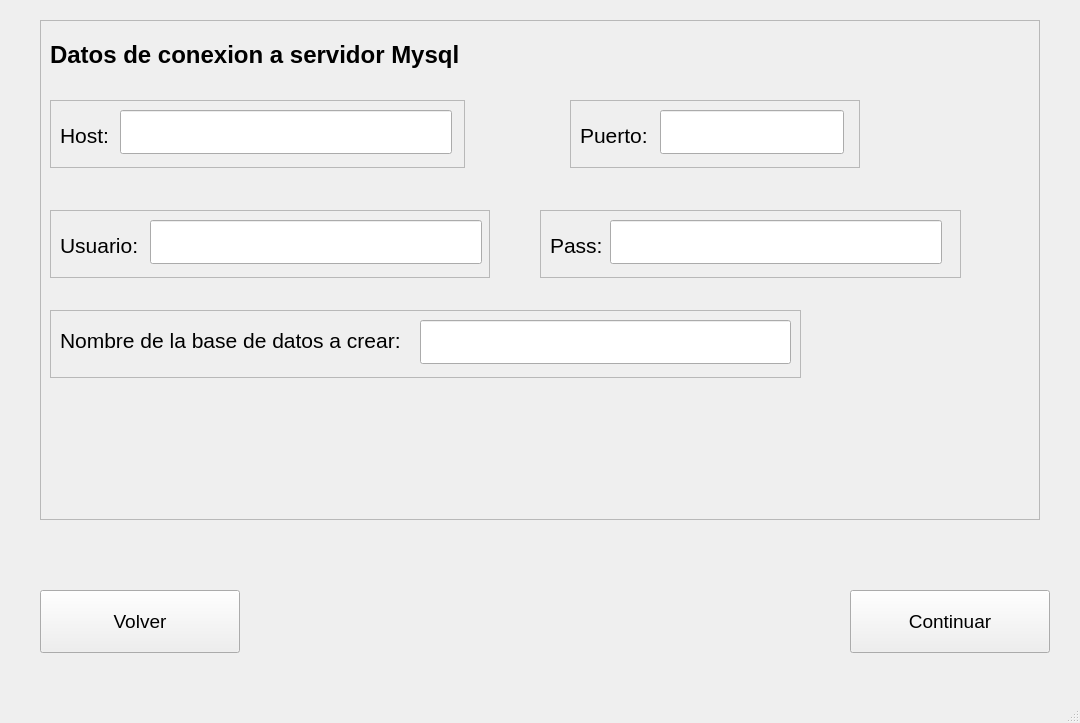
<?xml version="1.0" encoding="UTF-8"?>
<ui version="4.0">
 <class>SecondWindow</class>
 <widget class="QMainWindow" name="SecondWindow">
  <property name="geometry">
   <rect>
    <x>0</x>
    <y>0</y>
    <width>1080</width>
    <height>723</height>
   </rect>
  </property>
  <property name="windowTitle">
   <string>Mysql connection options</string>
  </property>
  <widget class="QWidget" name="centralwidget">
   <widget class="QFrame" name="frame">
    <property name="geometry">
     <rect>
      <x>40</x>
      <y>20</y>
      <width>1000</width>
      <height>500</height>
     </rect>
    </property>
    <property name="autoFillBackground">
     <bool>true</bool>
    </property>
    <property name="frameShape">
     <enum>QFrame::StyledPanel</enum>
    </property>
    <property name="frameShadow">
     <enum>QFrame::Raised</enum>
    </property>
    <widget class="QLabel" name="labelCabezal">
     <property name="geometry">
      <rect>
       <x>10</x>
       <y>10</y>
       <width>531</width>
       <height>49</height>
      </rect>
     </property>
     <property name="font">
      <font>
       <pointsize>18</pointsize>
       <weight>75</weight>
       <bold>true</bold>
      </font>
     </property>
     <property name="text">
      <string>Datos de conexion a servidor Mysql</string>
     </property>
    </widget>
    <widget class="QFrame" name="frameHost">
     <property name="geometry">
      <rect>
       <x>10</x>
       <y>80</y>
       <width>415</width>
       <height>68</height>
      </rect>
     </property>
     <property name="autoFillBackground">
      <bool>true</bool>
     </property>
     <property name="frameShape">
      <enum>QFrame::StyledPanel</enum>
     </property>
     <property name="frameShadow">
      <enum>QFrame::Raised</enum>
     </property>
     <widget class="QLabel" name="label">
      <property name="geometry">
       <rect>
        <x>10</x>
        <y>0</y>
        <width>61</width>
        <height>71</height>
       </rect>
      </property>
      <property name="font">
       <font>
        <pointsize>16</pointsize>
       </font>
      </property>
      <property name="text">
       <string>Host:</string>
      </property>
     </widget>
     <widget class="QLineEdit" name="lineHost">
      <property name="geometry">
       <rect>
        <x>70</x>
        <y>10</y>
        <width>332</width>
        <height>44</height>
       </rect>
      </property>
     </widget>
    </widget>
    <widget class="QFrame" name="framePuerto">
     <property name="geometry">
      <rect>
       <x>530</x>
       <y>80</y>
       <width>290</width>
       <height>68</height>
      </rect>
     </property>
     <property name="autoFillBackground">
      <bool>true</bool>
     </property>
     <property name="frameShape">
      <enum>QFrame::StyledPanel</enum>
     </property>
     <property name="frameShadow">
      <enum>QFrame::Raised</enum>
     </property>
     <widget class="QLabel" name="label_2">
      <property name="geometry">
       <rect>
        <x>10</x>
        <y>0</y>
        <width>71</width>
        <height>71</height>
       </rect>
      </property>
      <property name="font">
       <font>
        <pointsize>16</pointsize>
       </font>
      </property>
      <property name="text">
       <string>Puerto:</string>
      </property>
     </widget>
     <widget class="QLineEdit" name="linePort">
      <property name="geometry">
       <rect>
        <x>90</x>
        <y>10</y>
        <width>184</width>
        <height>44</height>
       </rect>
      </property>
     </widget>
    </widget>
    <widget class="QFrame" name="frameUsuario">
     <property name="geometry">
      <rect>
       <x>10</x>
       <y>190</y>
       <width>440</width>
       <height>68</height>
      </rect>
     </property>
     <property name="autoFillBackground">
      <bool>true</bool>
     </property>
     <property name="frameShape">
      <enum>QFrame::StyledPanel</enum>
     </property>
     <property name="frameShadow">
      <enum>QFrame::Raised</enum>
     </property>
     <widget class="QLabel" name="label_3">
      <property name="geometry">
       <rect>
        <x>10</x>
        <y>0</y>
        <width>81</width>
        <height>71</height>
       </rect>
      </property>
      <property name="font">
       <font>
        <pointsize>16</pointsize>
       </font>
      </property>
      <property name="text">
       <string>Usuario:</string>
      </property>
     </widget>
     <widget class="QLineEdit" name="lineUser">
      <property name="geometry">
       <rect>
        <x>100</x>
        <y>10</y>
        <width>332</width>
        <height>44</height>
       </rect>
      </property>
     </widget>
    </widget>
    <widget class="QFrame" name="frameHost_2">
     <property name="geometry">
      <rect>
       <x>500</x>
       <y>190</y>
       <width>421</width>
       <height>68</height>
      </rect>
     </property>
     <property name="autoFillBackground">
      <bool>true</bool>
     </property>
     <property name="frameShape">
      <enum>QFrame::StyledPanel</enum>
     </property>
     <property name="frameShadow">
      <enum>QFrame::Raised</enum>
     </property>
     <widget class="QLabel" name="label_4">
      <property name="geometry">
       <rect>
        <x>10</x>
        <y>0</y>
        <width>61</width>
        <height>71</height>
       </rect>
      </property>
      <property name="font">
       <font>
        <pointsize>16</pointsize>
       </font>
      </property>
      <property name="text">
       <string>Pass:</string>
      </property>
     </widget>
     <widget class="QLineEdit" name="linePassword">
      <property name="geometry">
       <rect>
        <x>70</x>
        <y>10</y>
        <width>332</width>
        <height>44</height>
       </rect>
      </property>
      <property name="echoMode">
       <enum>QLineEdit::Password</enum>
      </property>
     </widget>
    </widget>
    <widget class="QFrame" name="frameUsuario_2">
     <property name="geometry">
      <rect>
       <x>10</x>
       <y>290</y>
       <width>751</width>
       <height>68</height>
      </rect>
     </property>
     <property name="autoFillBackground">
      <bool>true</bool>
     </property>
     <property name="frameShape">
      <enum>QFrame::StyledPanel</enum>
     </property>
     <property name="frameShadow">
      <enum>QFrame::Raised</enum>
     </property>
     <widget class="QLabel" name="label_5">
      <property name="geometry">
       <rect>
        <x>10</x>
        <y>0</y>
        <width>361</width>
        <height>61</height>
       </rect>
      </property>
      <property name="font">
       <font>
        <pointsize>16</pointsize>
       </font>
      </property>
      <property name="text">
       <string>Nombre de la base de datos a crear:</string>
      </property>
     </widget>
     <widget class="QLineEdit" name="lineDbName">
      <property name="geometry">
       <rect>
        <x>370</x>
        <y>10</y>
        <width>371</width>
        <height>44</height>
       </rect>
      </property>
     </widget>
    </widget>
   </widget>
   <widget class="QPushButton" name="btnContinuar">
    <property name="geometry">
     <rect>
      <x>850</x>
      <y>590</y>
      <width>200</width>
      <height>63</height>
     </rect>
    </property>
    <property name="font">
     <font>
      <pointsize>14</pointsize>
     </font>
    </property>
    <property name="text">
     <string>Continuar</string>
    </property>
    <property name="checkable">
     <bool>false</bool>
    </property>
   </widget>
   <widget class="QPushButton" name="btnRetroceder">
    <property name="geometry">
     <rect>
      <x>40</x>
      <y>590</y>
      <width>200</width>
      <height>63</height>
     </rect>
    </property>
    <property name="font">
     <font>
      <pointsize>14</pointsize>
     </font>
    </property>
    <property name="text">
     <string>Volver</string>
    </property>
    <property name="checkable">
     <bool>false</bool>
    </property>
   </widget>
  </widget>
  <widget class="QMenuBar" name="menubar">
   <property name="geometry">
    <rect>
     <x>0</x>
     <y>0</y>
     <width>1080</width>
     <height>21</height>
    </rect>
   </property>
  </widget>
  <widget class="QStatusBar" name="statusbar"/>
 </widget>
 <resources/>
 <connections/>
</ui>
